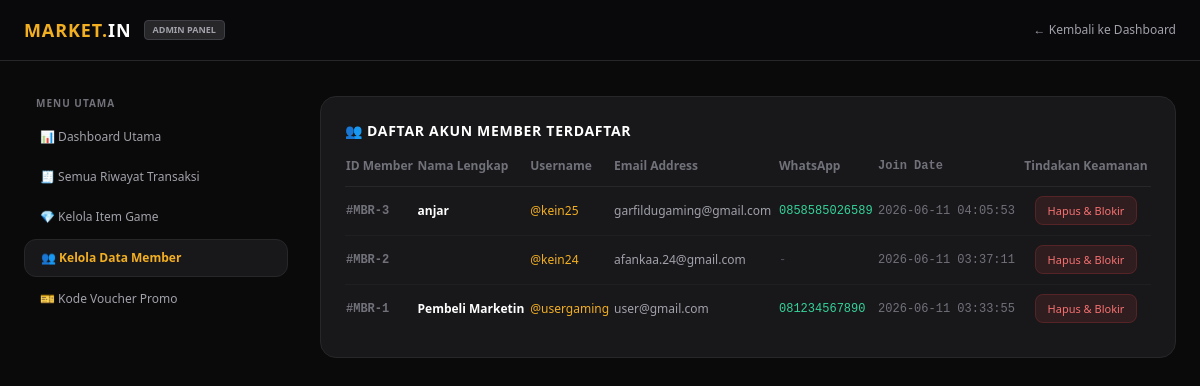
Page /admin/kelola-user.php (signed in) on the committed database.
### tables this page shows
CREATE TABLE `users` (
  `id` int(11) NOT NULL,
  `fullname` varchar(100) NOT NULL,
  `username` varchar(50) NOT NULL,
  `email` varchar(100) NOT NULL,
  `whatsapp` varchar(20) NOT NULL,
  `password` varchar(255) NOT NULL,
  `created_at` timestamp NOT NULL DEFAULT current_timestamp()
);

### admin/kelola-user.php (the view, shortened to what this page needs)
<?php
include '../koneksi.php';
$users_query = mysqli_query($koneksi, "SELECT * FROM users ORDER BY created_at DESC");
?>
<!DOCTYPE html>
<html lang="id">
<head>
    <script src="https://cdn.tailwindcss.com"></script>
</head>
<body class="bg-[#0a0a0a] text-white p-6 pt-24">
    <header class="bg-zinc-950 border-b border-zinc-800 px-6 py-4 flex justify-between items-center fixed top-0 left-0 w-full z-50">
        <div class="flex items-center gap-3">
            <span class="text-lg font-bold tracking-wider text-[#f3af22]">MARKET.<span class="text-white">IN</span></span>
            <span class="text-[9px] bg-zinc-800 border border-zinc-700 text-zinc-400 px-2 py-0.5 rounded uppercase font-bold">Admin Panel</span>
        </div>
        <a href="dashboard.php" class="text-xs text-zinc-400 hover:text-[#f3af22] transition">← Kembali ke Dashboard</a>
    </header>
    <div class="max-w-[1300px] mx-auto grid grid-cols-1 lg:grid-cols-4 gap-8">
        <aside class="space-y-1 lg:col-span-1">
    <div class="text-[10px] font-bold text-zinc-500 uppercase tracking-widest px-3 mb-2">Menu Utama</div>
    <a href="dashboard.php" class="block text-zinc-400 hover:bg-zinc-900/50 hover:text-white px-4 py-2.5 rounded-xl text-xs transition">📊 Dashboard Utama</a>
    <a href="semua-transaksi.php" class="block text-zinc-400 hover:bg-zinc-900/50 hover:text-white px-4 py-2.5 rounded-xl text-xs transition">🧾 Semua Riwayat Transaksi</a>
    <a href="kelola-game.php" class="block text-zinc-400 hover:bg-zinc-900/50 hover:text-white px-4 py-2.5 rounded-xl text-xs transition">💎 Kelola Item Game</a>
    <a href="kelola-user.php" class="block bg-zinc-900 text-[#f3af22] border border-zinc-800 px-4 py-2.5 rounded-xl text-xs font-bold">👥 Kelola Data Member</a>
    <a href="kelola-voucher.php" class="block text-zinc-400 hover:bg-zinc-900/50 hover:text-white px-4 py-2.5 rounded-xl text-xs transition">🎫 Kode Voucher Promo</a>
</aside>
        <section class="lg:col-span-3 bg-zinc-900 border border-zinc-800 p-6 rounded-2xl">
            <h3 class="text-sm font-bold text-white uppercase tracking-wider mb-4">👥 Daftar Akun Member Terdaftar</h3>
            <div class="overflow-x-auto">
                <table class="w-full text-left text-xs text-zinc-300">
                    <thead>
                        <tr class="border-b border-zinc-800 text-zinc-500 font-bold">
                            <th class="pb-3">ID Member</th>
                            <th class="pb-3">Nama Lengkap</th>
                            <th class="pb-3">Username</th>
                            <th class="pb-3">Email Address</th>
                            <th class="pb-3">WhatsApp</th>
                            <th class="pb-3 font-mono">Join Date</th>
                            <th class="pb-3 text-center">Tindakan Keamanan</th>
                        </tr>
                    </thead>
                    <tbody class="divide-y divide-zinc-800/50">
                        <?php if ($users_query && mysqli_num_rows($users_query) > 0): ?>
                            <?php while($user = mysqli_fetch_assoc($users_query)): ?>
                            <tr class="hover:bg-zinc-950/20 transition">
                                <td class="py-4 font-mono font-bold text-zinc-500">#MBR-<?= $user['id']; ?></td>
                                <td class="py-4 text-white font-semibold"><?= htmlspecialchars($user['fullname'] ?? 'N/A'); ?></td>
                                <td class="py-4 text-[#f3af22] font-medium">@<?= htmlspecialchars($user['username']); ?></td>
                                <td class="py-4 text-zinc-400"><?= htmlspecialchars($user['email']); ?></td>
                                <td class="py-4 font-mono text-emerald-400">
                                    <?= !empty($user['whatsapp']) ? htmlspecialchars($user['whatsapp']) : "<span class='text-zinc-600'>-</span>"; ?>
                                </td>
                                <td class="py-4 text-zinc-500 font-mono"><?= $user['created_at'] ?? 'N/A'; ?></td>
                                <td class="py-4 text-center">
                                    <a href="?hapus=<?= $user['id']; ?>" onclick="return confirm('⚠️ Menghapus member ini akan menghilangkan seluruh hak akses login secara permanen. Lanjutkan?')" class="bg-red-500/10 text-red-400 border border-red-500/20 px-3 py-1.5 rounded-lg hover:bg-red-600 hover:text-white transition font-medium text-[11px]">
                                        Hapus & Blokir
                                    </a>
                                </td>
                            </tr>
                            <?php endwhile; ?>
                        <?php else: ?>
                            <tr>
                                <td colspan="7" class="text-center py-10 text-zinc-600 font-medium">Belum ada user/pembeli yang mendaftar akun di website Anda.</td>
                            </tr>
                        <?php endif; ?>
                    </tbody>
                </table>
            </div>
        </section>
    </div>
</body>
</html>

### rows in the picture
users: id "3", fullname "anjar", username "kein25", email "garfildugaming@gmail.com", whatsapp "0858585026589", created_at "2026-06-11 04:05:53"
users: id "2", username "kein24", email "afankaa.24@gmail.com", created_at "2026-06-11 03:37:11"
users: id "1", fullname "Pembeli Marketin", username "usergaming", email "user@gmail.com", whatsapp "081234567890", created_at "2026-06-11 03:33:55"
